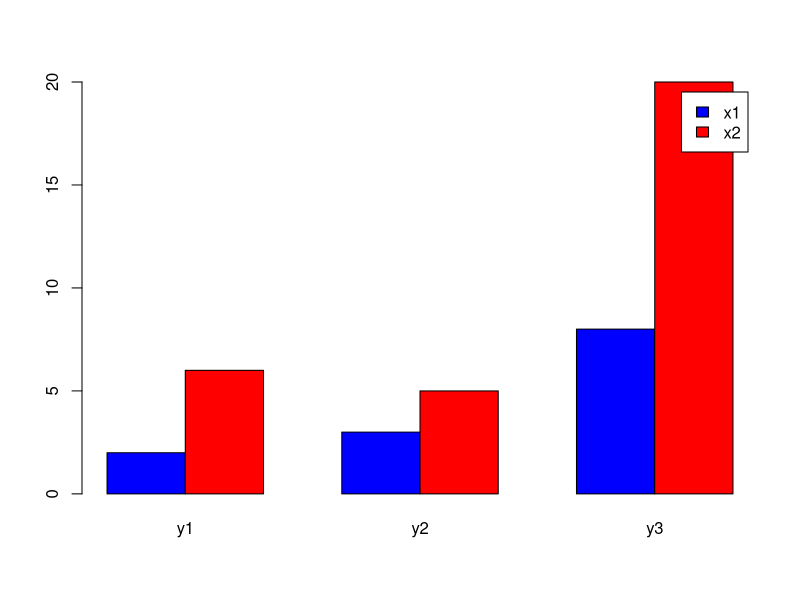

Write R code to recreate this figure.
# Na podstawie poni»szej tabeli kontyngencji zbada¢, czy cechy X i Y s¡ statystycznie niezależne # nolint

m <- rbind(
  c(2, 3, 8),
  c(6, 5, 20)
)
colnames(m) <- c("y1", "y2", "y3")
rownames(m) <- c("x1", "x2")
m
str(m)

# H0: Cechy X i Y są niezależne (brak związku)
# H1: Cechy X i Y są zależne (istnieje związek)

test <- chisq.test(m)
test
# p-value > 0.05 - wartości są niezależne

barplot(m, beside = TRUE, col = c("blue", "red"),
        legend.text = rownames(m))
